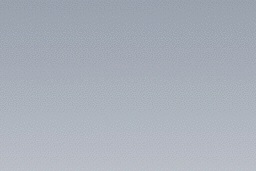
#> input picture talk/Crypto 101.key/Data/Happy_Girls-small-100.jpg, 256 x 171 px
$ python otpdemo.py '../talk/Crypto 101.key/Data/Happy_Girls-small-100.jpg'
#> lines starting #> are read from the running program, lines starting #| are printed output that depends on the picture
"""
Warning: this is NOT a real OTP generator, it is purely for visual demo purposes!
"""
from PIL import Image
import itertools
import random
import sys

def _make_otp(size):
    otp = Image.new("1", size)
    width, height = size
    otp.putdata(list(itertools.islice(_random_bits(), width * height)))
    return otp


def _random_bits():
    """
    Produces an infinite stream of random choices from [0, 255].
    """
    while True:
        yield random.choice([0, 255])


if __name__ == "__main__":
    input_filename = sys.argv[1]
    in_file = Image.open(input_filename).convert("1")
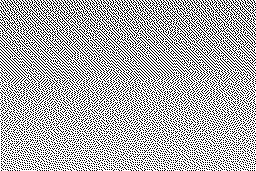
#> in_file: PIL image 256x171 1; 68.5% white; black in thin lines or dots

    otp = _make_otp(in_file.size)
#> in _make_otp, `otp = Image.new("1", size)`: otp: PIL image 256x171 1; every value is 0
#> in _make_otp, `otp.putdata(list(itertools.islice(_random_bits(), width * height)))`:
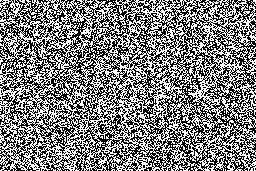
#> otp: PIL image 256x171 1; 49.7% white in thin lines or dots
    otp.save(input_filename + "_otp.png")

    applied_data = []
    applied_highlighted_data = []

    for in_bit, pad_bit in itertools.izip(in_file.getdata(), otp.getdata()):
        applied_data.append(255 if pad_bit == in_bit else 0)
        if not in_bit:
            applied_highlighted_data.append((255, 0, 0))
        elif pad_bit:
            applied_highlighted_data.append((255, 255, 255))
        else:
            applied_highlighted_data.append((0, 0, 0))
#> this loop made 43776 passes
#> (in_bit, pad_bit) on passes 1 to 3: (255, 255), (0, 255), (255, 0)
#> after the loop, applied_data = 43776 items; applied_highlighted_data = 43776 items

    applied = Image.new("1", in_file.size)
    applied.putdata(applied_data)
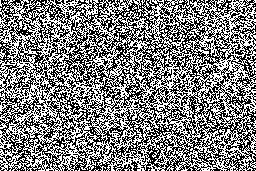
#> applied: PIL image 256x171 1; 50.2% white; black in thin lines or dots
    applied.save(input_filename + "_applied.png")

    applied_highlighted = Image.new("RGB", in_file.size)
#> applied_highlighted: PIL image 256x171 RGB; every value is 0
    applied_highlighted.putdata(applied_highlighted_data)
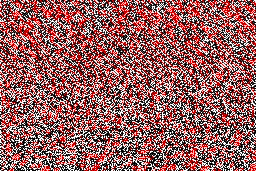
#> applied_highlighted: PIL image 256x171 RGB; mean R, G, B 167.5, 87.1, 87.1
    applied_highlighted.save(input_filename + "_applied+highlighted.png")
